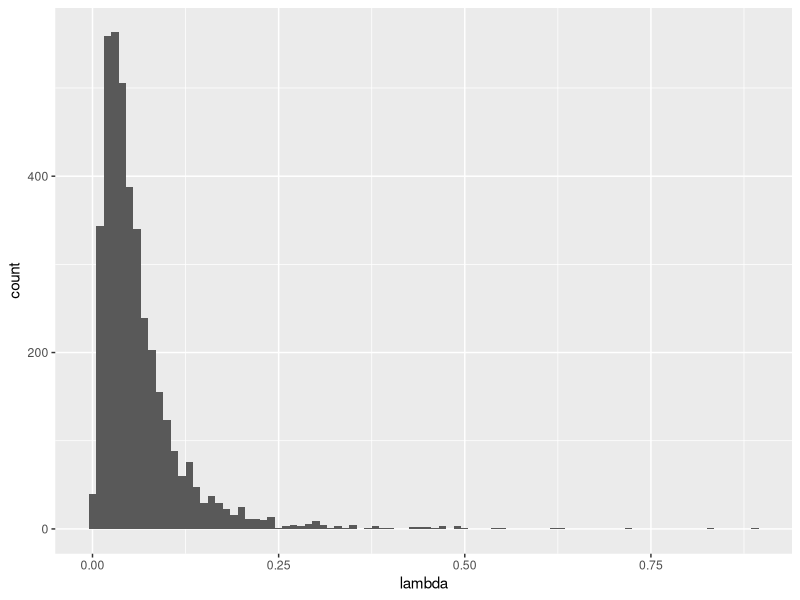
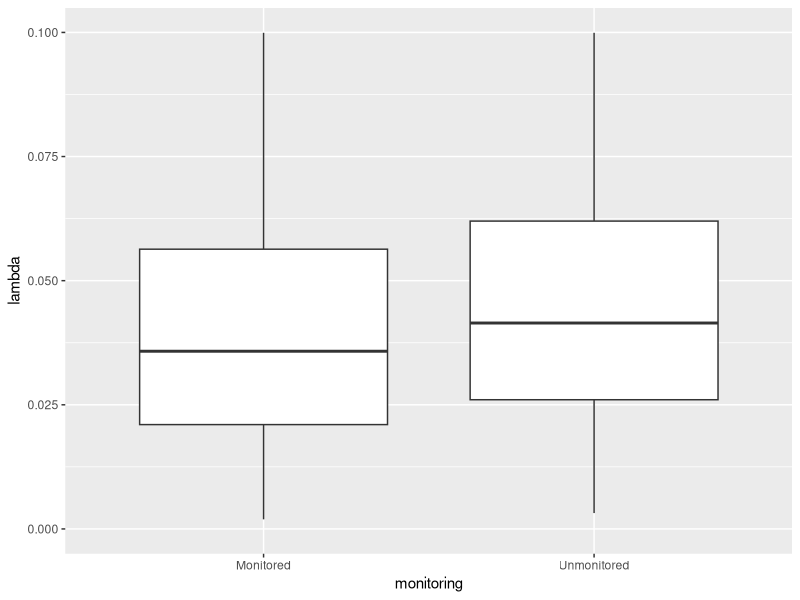
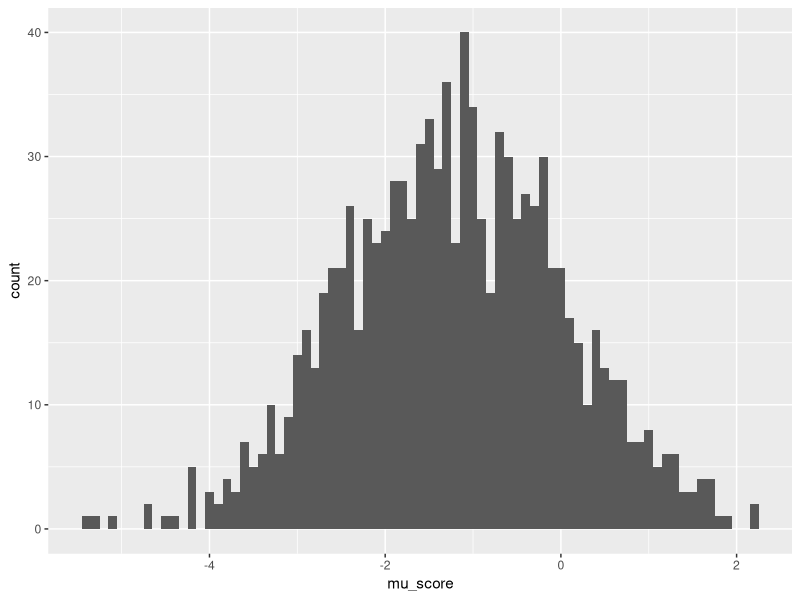
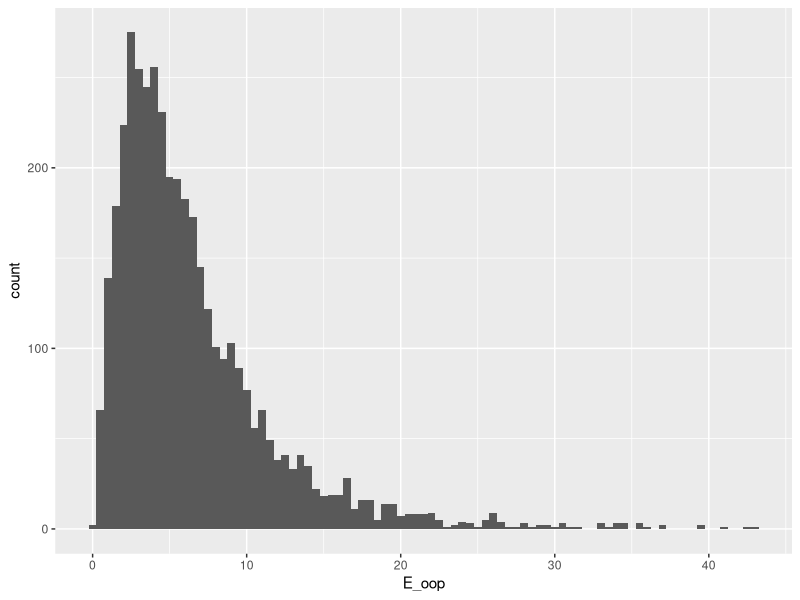
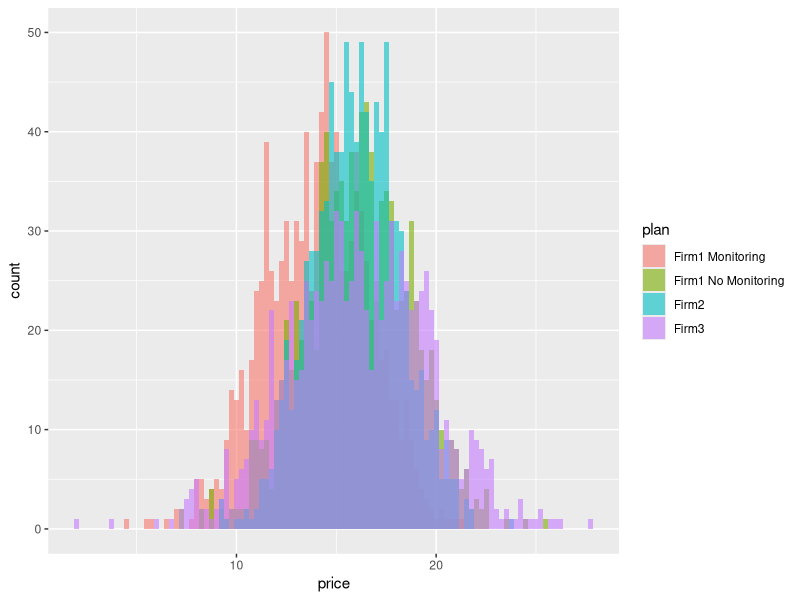
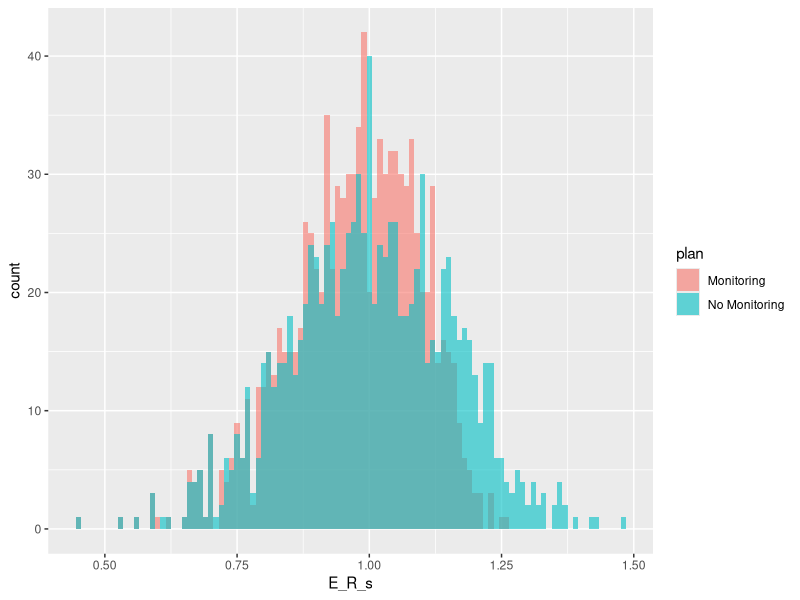
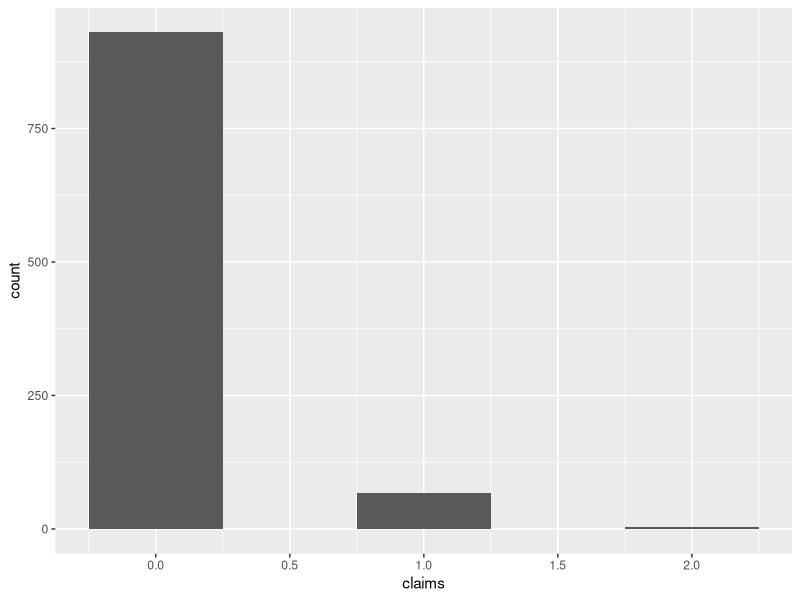
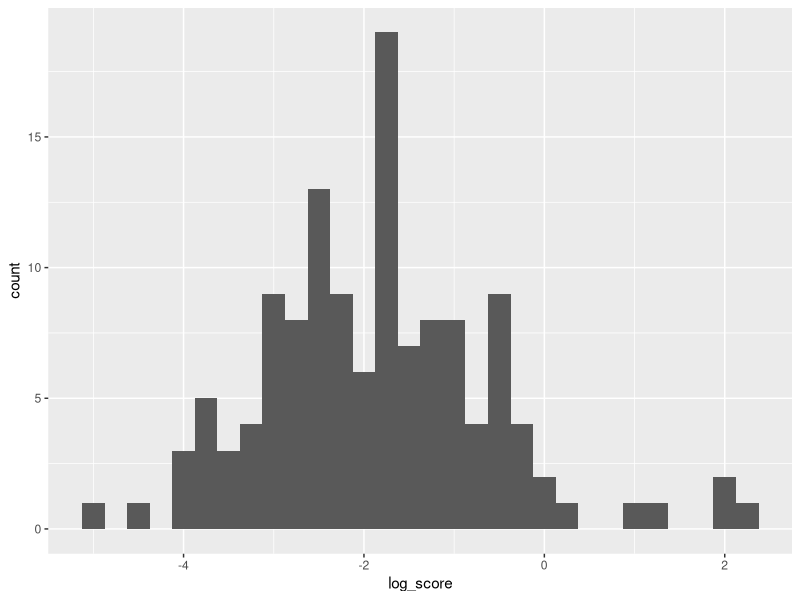

The R script that drew these images, in order: (Note: this script raises an error after producing the figures.)
## ---- chunk 1
knitr::opts_chunk$set(echo = TRUE, eval = FALSE, cache = TRUE)
library(bookdown)
library(magrittr)
library(tidyverse)
library(MASS)
## ---- chunk 2
rm(list = ls())

N <- 10^3
T <- 1
D <- 4

# set the seed
set.seed(1)

## True Parameters
sigma_lambda <- 0.1
theta_lambda <- c(-3, -0.5, 1, -1, 1, -0.5)

## Covariates
mu_x_t0 <- rep(0, 4)
mu_x_t1 <- rep(0, 4)
sigma_x <- diag(0.25, 4)

X_t0 <- mvrnorm(N, mu_x_t0, sigma_x)
X_t1 <- 0.5*X_t0 + 0.5*mvrnorm(N, mu_x_t1, sigma_x)

X <- X_t0 %>% 
  rbind(X_t0) %>% 
  rbind(X_t1) %>% 
  rbind(X_t1)

colnames(X) <- c(paste("x", 1:4, sep = "_"))

X_lambda <- expand.grid(i = 1:N, m = 0:1, t = 0:1) %>% 
  tibble::as_tibble() %>% 
  cbind(X)

## mu_lambda
mu_lambda <- X_lambda %>% 
  dplyr::mutate(mu_lambda = theta_lambda[1]
                + theta_lambda[2]*x_1 + theta_lambda[3]*x_2
                + theta_lambda[4]*x_3 + theta_lambda[5]*x_4
                + theta_lambda[6]*ifelse(m == 1 & t == 0, 1, 0))

## epsilon_lambda
epsilon_lambda <- expand.grid(i = 1:N) %>% 
  tibble::as_tibble() %>% 
  dplyr::mutate(epsilon_lambda = rnorm(N, 0, sigma_lambda))

## lambda
lambda <- mu_lambda %>% 
  dplyr::left_join(epsilon_lambda, by = c("i")) %>% 
  dplyr::mutate(lambda = exp(mu_lambda + epsilon_lambda))

## ---- chunk 3
## Visualize 
g_lambda <- lambda %>% 
  ggplot(aes(x = lambda)) + 
  geom_histogram(binwidth = 0.01)

plot(g_lambda)
## ---- chunk 4
## Visualize lambda and monitoring opt-in
g_lambda_monitoring <- lambda %>% 
  dplyr::mutate(monitoring = ifelse(m == 1, "Monitored", "Unmonitored")) %>% 
  ggplot(aes(x = monitoring, y = lambda)) + 
  geom_boxplot() + 
  scale_y_continuous(limits=c(0, 0.1))

plot(g_lambda_monitoring)
## ---- chunk 5
## Generate expectations of score
theta_score <- c(-3, -0.5, 2, 1)
sigma_score <- 0.25

score <- lambda %>% 
  dplyr::filter(t == 0, m == 1) %>% 
  dplyr::mutate(mu_score = theta_score[1] + theta_score[2]*log(lambda)
                + theta_score[3]*x_1 + theta_score[4]*x_2,
                E_score = exp(mu_score + sigma_score^2 / 2)) %>% 
  dplyr::select(i, m, t, mu_score, E_score)

## Visualize Score
g_mu_score <- score %>% 
  ggplot(aes(x = mu_score)) + 
  geom_histogram(binwidth = 0.1)

plot(g_mu_score)
## ---- chunk 6
## Expectation of Out-of-Pocket
policy_limit <- 1000
l0 <- 500
a_l <- 2.5

E_oop <- lambda %>% 
  dplyr::mutate(prob_C1 = lambda * exp(-lambda),
                E_oop = prob_C1 * (l0^(a_l)/(a_l - 1))*policy_limit^(-a_l + 1),
                E_oop_sq = prob_C1 * ((2 * l0^(a_l)) / ((a_l - 1) * (a_l - 1))) * policy_limit^(-a_l + 2)) %>% 
  dplyr::select(i, m, t, E_oop, E_oop_sq)

## Visualize OOP
g_oop <- E_oop %>% 
  ggplot(aes(x = E_oop)) + 
  geom_histogram(binwidth = 0.5)

plot(g_oop)

## ---- chunk 7

price_par_t0_d1 <- c(15, 3, 2, 3, -2)
price_par_t0_d2 <- c(15, 3, 2, 3, -2)
price_par_t0_d3 <- c(15, 1, 3, 2, -2)
price_par_t0_d4 <- c(15, 4, 5, 1, -2)

price_gen_d <- function(choice_t0, D, price_par_t0){
  output <- choice_t0 %>% 
    dplyr::filter(d == D) %>% 
    dplyr::mutate(price = 
                    price_par_t0[1] +
                    price_par_t0[2]*x_1 + 
                    price_par_t0[3]*x_2 + 
                    price_par_t0[4]*x_3 +
                    price_par_t0[5]*m +
                    rnorm(N, 1, 1)) %>% 
    dplyr::select(i, d, t, m, f, price)
}

## Generate Price
price_gen_t0 <- function(choice_t0,
                         price_par_t0_d1, price_par_t0_d2,
                         price_par_t0_d3, price_par_t0_d4){
  
  price <- price_gen_d(choice_t0, 1, price_par_t0_d1) %>% 
    rbind(price_gen_d(choice_t0, 2, price_par_t0_d2)) %>% 
    rbind(price_gen_d(choice_t0, 3, price_par_t0_d3)) %>% 
    rbind(price_gen_d(choice_t0, 4, price_par_t0_d4))
  
  output <- choice_t0 %>% 
    dplyr::left_join(price, by = c("i", "d", "t", "m", "f"))
  
  return(output) 
}

## Generate Prior Firm

prior_firm_t0 <- expand.grid(i = 1:N) %>% 
  tibble::as_tibble() %>% 
  dplyr::mutate(prior_firm = sample(1:4, size = N, replace = T, prob = c(0, 0.4, 0.35, 0.25)))


## True Parameters
### Inertia

eta_f <- c(5, 1, 2, 2)
xi <- c(1, -2.5)

### Renewal Price
alpha_m0 <- c(20, 5, 3)
alpha_m1 <- c(20, 5, 3, -1)
beta <- 20

### Risk Aversion
risk_aversion <- 10^(-4)

## Generate Choice

choice_t0 <- expand.grid(i = 1:N, d = 1:D, t = 0) %>% 
  tibble::as_tibble() %>% 
  dplyr::mutate(m = ifelse(d == 1, 1, 0),
                f = dplyr::case_when(
                  d <= 2 ~ 1,
                  d == 3 ~ 2,
                  d == 4 ~ 3)) %>% 
  dplyr::left_join(lambda, by = c("i", "m", "t")) %>% 
  dplyr::left_join(score, by = c("i", "m", "t")) %>% 
  dplyr::left_join(E_oop, by = c("i", "m", "t")) %>% 
  price_gen_t0(price_par_t0_d1, price_par_t0_d2, price_par_t0_d3, price_par_t0_d4) %>% 
  dplyr::left_join(prior_firm_t0, by = c("i")) %>% 
  dplyr::mutate(inertia = eta_f[1] + eta_f[2]*x_1 + eta_f[3]*x_2 + eta_f[4]*x_3,
                monitoring_disutility = xi[1] + xi[2]*log(lambda),
                demand_friction = ifelse(d == prior_firm, 0, inertia) + 
                  ifelse(d == 1, monitoring_disutility, 0)) %>% 
  dplyr::mutate(E_R_s = ifelse(m == 0, 
                           (alpha_m0[1] + alpha_m0[2]*x_1 + alpha_m0[3]*x_2) / beta,
                           (alpha_m1[1] + alpha_m1[2]*x_1 + alpha_m1[3]*x_2 + alpha_m1[4]*E_score) / beta),
                E_R_s_sq = E_R_s / beta,
                E_R_C = 0.98 * exp(-lambda) + 1.2 * (1 - exp(-lambda)),
                E_R_C_sq = 0.98^2 * exp(-lambda) + 1.2^2 * (1 - exp(-lambda)),
                E_renewal_price = price * E_R_s * E_R_C,
                E_renewal_price_sq = price^2 * E_R_s_sq * E_R_C_sq) %>% 
  dplyr::mutate(h = - price - demand_friction - E_oop - E_renewal_price,
                h_sq = price^2 - demand_friction^2 + E_oop_sq + E_renewal_price_sq
                + 2*price*demand_friction + 2*price*E_oop + 2*price*E_renewal_price
                + 2*demand_friction*E_oop + 2*demand_friction*E_renewal_price
                + 2*E_oop*E_renewal_price)

# draw idiosyncratic shocks
e_t0 <- evd::rgev(dim(choice_t0)[1])

choice_t0 <- cbind(choice_t0, e_t0) %>% 
  dplyr::mutate(v = h - (risk_aversion / 2)*h_sq,
                u = v + e_t0) %>% 
  dplyr::group_by(i, t) %>% 
  dplyr::mutate(choice = ifelse(u == max(u), 1, 0)) %>% 
  dplyr::ungroup()

summary(choice_t0)

summarize_choice <- choice_t0 %>% 
  dplyr::group_by(d) %>% 
  dplyr::summarise(share = mean(choice))

summarize_choice
## ---- chunk 8
## Visualize Price in t = 0
g_price_t0 <- choice_t0 %>% 
  dplyr::mutate(plan = dplyr::case_when(d == 1 ~ "Firm1 Monitoring",
                                        d == 2 ~ "Firm1 No Monitoring",
                                        d == 3 ~ "Firm2",
                                        d == 4 ~ "Firm3")) %>% 
  ggplot(aes(x = price, fill = plan)) + 
  geom_histogram(position = "identity", alpha = 0.6, binwidth = 0.25)

plot(g_price_t0)

## ---- chunk 9
## Visualize E_R_s in t = 0
g_E_R_s_t0 <- choice_t0 %>% 
  dplyr::filter(f == 1) %>% 
  dplyr::mutate(plan = dplyr::case_when(m == 1 ~ "Monitoring",
                                        m == 0 ~ "No Monitoring")) %>% 
  ggplot(aes(x = E_R_s, fill = plan)) + 
  geom_histogram(position = "identity", alpha = 0.6, binwidth = 0.01)

plot(g_E_R_s_t0)

## ---- chunk 10
## Claims Count
cost_t0 <- choice_t0 %>% 
  dplyr::filter(choice == 1) %>% 
  dplyr::mutate(claims = rpois(N, lambda = lambda))

## Severity
# max_claims <- max(cost_t0$claims)
# 
# claims_mat <- matrix(rep(0, N * max_claims), nrow = N)
# severity <- matrix(l0*runif(N * max_claims)^(-1/a_l), nrow = N)
# 
# colnames(severity) <- paste("sev_", 1:max_claims, sep = "")
# 
# cost_t0 <- cbind(cost_t0, severity)

## Monitoring Score
cost_t0 <- cost_t0 %>% 
  dplyr::mutate(score = rlnorm(N, mu_score, sigma_score),
                score = ifelse(m == 1, score, 1),
                log_score = log(score)) %>% 
  dplyr::select(i, claims, matches("sev."), score, log_score)

## ---- chunk 11
## Visualize realized claims count
g_realized_claims_count <- cost_t0 %>%
  ggplot(aes(x = claims)) + 
  geom_histogram(binwidth = 0.5)

plot(g_realized_claims_count)

## ---- chunk 12
## Visualize realized score
g_realized_score <- cost_t0 %>%
  dplyr::filter(score != 1) %>% 
  ggplot(aes(x = log_score)) + 
  geom_histogram(binwidth = 0.25)

plot(g_realized_score)

## ---- chunk 13
## Prior Choice and Firm
prior_firm_t1 <- choice_t0 %>% 
  dplyr::filter(choice == 1) %>% 
  dplyr::mutate(prior_choice = d * choice,
                prior_firm = f * choice) %>% 
  dplyr::select(i, prior_choice, prior_firm)

### Prior Price
prior_price_t1 <- choice_t0 %>% 
  dplyr::left_join(prior_firm_t1, by = c("i")) %>% 
  dplyr::mutate(prior_price = price,
                flg = dplyr::case_when(prior_choice == 1 & d != 2 ~ 1,
                                       prior_choice > 1 & d != 1 ~ 1,
                                       TRUE ~ 0)) %>% 
  dplyr::filter(flg == 1) %>% 
  dplyr::select(i, f, prior_price) %>% 
  dplyr::arrange(i)

## Choice in t = 1
choice_t1 <- expand.grid(i = 1:N, d = 1:(D - 1), t = 1) %>% 
  tibble::as_tibble() %>% 
  dplyr::mutate(m = 0,
                f = d) %>% 
  dplyr::left_join(prior_firm_t1, by = c("i")) %>% 
  dplyr::left_join(prior_price_t1, by = c("i", "f")) %>% 
  dplyr::left_join(lambda, by = c("i", "m", "t")) %>% 
  dplyr::left_join(E_oop, by = c("i", "m", "t")) %>% 
  dplyr::left_join(cost_t0, by = c("i")) %>% 
  dplyr::mutate(gamma_alpha = ifelse(score == 1,
                                     alpha_m0[1] + alpha_m0[2]*x_1 + alpha_m0[3]*x_2,
                                     alpha_m1[1] + alpha_m1[2]*x_1 + alpha_m1[3]*x_2 + alpha_m1[4]*score)) %>% 
  dplyr::mutate(R_s = rgamma(N * (D - 1), gamma_alpha, beta),
                R_C = ifelse(claims == 0, 0.98, 1.2),
                price = prior_price * R_s * R_C) %>% 
  dplyr::mutate(inertia = eta_f[1] + eta_f[2]*x_1 + eta_f[3]*x_2 + eta_f[4]*x_3,
                demand_friction = ifelse(d == prior_firm, 0, inertia)) %>%   
  dplyr::mutate(E_R_s = ifelse(m == 0, 
                           (alpha_m0[1] + alpha_m0[2]*x_1 + alpha_m0[3]*x_2) / beta,
                           (alpha_m1[1] + alpha_m1[2]*x_1 + alpha_m1[3]*x_2 + alpha_m1[4]*E_score) / beta),
                E_R_s_sq = E_R_s / beta,
                E_R_C = 0.98 * exp(-lambda) + 1.2 * (1 - exp(-lambda)),
                E_R_C_sq = 0.98^2 * exp(-lambda) + 1.2^2 * (1 - exp(-lambda)),
                E_renewal_price = price * E_R_s * E_R_C,
                E_renewal_price_sq = price^2 * E_R_s_sq * E_R_C_sq) %>% 
  dplyr::mutate(h = - price - demand_friction - E_oop - E_renewal_price,
                h_sq = price^2 - demand_friction^2 + E_oop_sq + E_renewal_price_sq
                + 2*price*demand_friction + 2*price*E_oop + 2*price*E_renewal_price
                + 2*demand_friction*E_oop + 2*demand_friction*E_renewal_price
                + 2*E_oop*E_renewal_price) %>% 
  dplyr::arrange(i)

# draw idiosyncratic shocks
e_t1 <- evd::rgev(dim(choice_t1)[1])

choice_t1 <- cbind(choice_t1, e_t1) %>% 
  dplyr::mutate(v = h - (risk_aversion / 2)*h_sq,
                u = v + e_t1) %>% 
  dplyr::group_by(i, t) %>% 
  dplyr::mutate(choice = ifelse(u == max(u), 1, 0)) %>% 
  dplyr::ungroup()

summary(choice_t1)

summarize_choice_t1 <- choice_t1 %>% 
  dplyr::group_by(d) %>% 
  dplyr::summarise(share = mean(choice))

summarize_choice_t1
## ---- chunk 14
## Visualize Price in t = 1
g_price_t1 <- choice_t1 %>% 
  dplyr::mutate(plan = dplyr::case_when(d == 1 ~ "Firm1",
                                        d == 2 ~ "Firm2",
                                        d == 3 ~ "Firm3"),
                prior_plan = dplyr::case_when(prior_choice == 1 ~ "Firm1 Monitoring",
                                              prior_choice == 2 ~ "Firm1 No Monitoring",
                                              prior_choice == 3 ~ "Firm2",
                                              prior_choice == 4 ~ "Firm3")) %>% 
  ggplot(aes(x = price, fill = prior_plan)) + 
  geom_histogram(position = "identity", alpha = 0.6, binwidth = 0.25)

plot(g_price_t1)

## ---- chunk 15
## Visualize Realized R_s in t = 1
g_R_s_t1 <- choice_t1 %>% 
  dplyr::mutate(plan = dplyr::case_when(d == 1 ~ "Firm1",
                                        d == 2 ~ "Firm2",
                                        d == 3 ~ "Firm3"),
                prior_plan = dplyr::case_when(prior_choice == 1 ~ "Firm1 Monitoring",
                                              prior_choice == 2 ~ "Firm1 No Monitoring",
                                              prior_choice == 3 ~ "Firm2",
                                              prior_choice == 4 ~ "Firm3")) %>% 
  ggplot(aes(x = R_s, fill = prior_plan)) + 
  geom_histogram(position = "identity", alpha = 0.4, binwidth = 0.025)

plot(g_R_s_t1)

## ---- chunk 16

df_t0 <- choice_t0 %>% 
  dplyr::select(i, d, t, m, f, x_1, x_2, x_3, x_4, price, prior_firm, choice)
df_t1 <- choice_t1 %>% 
  dplyr::select(i, d, t, m, f, x_1, x_2, x_3, x_4, price, prior_firm, choice, claims, score, R_s, R_C)

df <- dplyr::bind_rows(df_t0, df_t1) %>% 
  dplyr::arrange(t, i, d)

## ---- chunk 17

## Generate Lambda

gen_lambda <- function(df, cost_par, R){
  # Parameters
  theta_lambda <- cost_par[1:6]
  sigma_lambda <- cost_par[7]
  
  # Generate mu_lambda
  output <- df %>% 
    dplyr::mutate(mu_lambda = theta_lambda[1]
                  + theta_lambda[2]*x_1 + theta_lambda[3]*x_2
                  + theta_lambda[4]*x_3 + theta_lambda[5]*x_4
                  + theta_lambda[6]*ifelse(m == 1 & t == 0, 1, 0))
  
  # Generate epsilon_lambda (draw R times)
  epsilon_lambda <- matrix(rnorm(N * R, 0, sigma_lambda), nrow = N)
  colnames(epsilon_lambda) <- c(paste("lambda", 1:R, sep = "_"))
  
  epsilon_lambda <- data.frame(expand_grid(i = 1:N), epsilon_lambda) %>% 
    tibble::as_tibble()

  ## lambda
  output <- output %>%
    dplyr::left_join(epsilon_lambda, by = c("i")) %>%
    dplyr::mutate_at(.vars = vars(starts_with("lambda")),
                     .funs = ~ exp(mu_lambda + .)) %>% 
    dplyr::select(-mu_lambda)
 
  return(output)
}

# Calculate Choice Probability
cal_v <- function(df, theta, cost_par, R, lambda){
 # Parameters
  eta_f <- theta[1:4]
  xi <- theta[5:6]
  alpha_m0 <- theta[7:9]
  alpha_m1 <- theta[10:13]
  beta <- theta[14]
  risk_aversion <- theta[15]
  
  # Cost Parameters
  theta_score <- cost_par[8:11]
  sigma_score <- cost_par[12]
  l0 <- cost_par[13]
  a_l <- cost_par[14]
  
  ## Lambda
  lambda <- lambda
  
  # Price
  price <- df$price * matrix(rep(1, dim(df)[1] * R), nrow = dim(df)[1])
  colnames(price) <- c(paste("price", 1:R, sep = "_"))
  
  price <- data.frame(price) %>% 
    tibble::as_tibble()  
  
  # Generate Demand Friction
  demand_friction <- lambda %>% 
    dplyr::mutate_at(vars(starts_with("lambda")),
                     funs(ifelse(d == prior_firm, 
                                 0,  
                                 eta_f[1] + eta_f[2]*x_1 + eta_f[3]*x_2 + eta_f[4]*x_3) 
                          + ifelse(d == 1 & t == 0, 
                                   xi[1] + xi[2]*log(.), 
                                   0))) %>% 
    dplyr::rename_with(\(x) str_replace(x, "lambda", "demand_friction"), 
                       starts_with("lambda")) %>% 
    dplyr::select(matches("demand_friction"))
  
  # Generate E_score
  E_score <- lambda %>% 
    dplyr::mutate_at(vars(starts_with("lambda")),
                     funs(ifelse(t == 0 & m == 1,
                                 exp(theta_score[1] + theta_score[2]*log(.)
                                     + theta_score[3]*x_1 + theta_score[4]*x_2
                                     + sigma_score^2 / 2),
                                 0))) %>% 
    dplyr::rename_with(\(x) str_replace(x, "lambda", "E_score"), 
                       starts_with("lambda"))
  
  # Generate E_oop
  E_oop <- lambda %>% 
    dplyr::mutate_at(vars(starts_with("lambda")),
                     funs(.*exp(-.)*(l0^(a_l)/(a_l - 1))*policy_limit^(-a_l + 1))) %>% 
    dplyr::rename_with(\(x) str_replace(x, "lambda", "E_oop"), 
                       starts_with("lambda")) %>% 
    dplyr::select(matches("E_oop"))
  
  # Generate E_oop_sq
  E_oop_sq <- lambda %>% 
    dplyr::mutate_at(vars(starts_with("lambda")),
                     funs(.*exp(-.)*((2 * l0^(a_l)) / ((a_l - 1) * (a_l - 1))) * policy_limit^(-a_l + 2))) %>% 
    dplyr::rename_with(\(x) str_replace(x, "lambda", "E_oop_sq"), 
                       starts_with("lambda")) %>% 
    dplyr::select(matches("E_oop_sq"))

  # Generate E_R_s
  E_R_s <- E_score %>% 
    dplyr::mutate_at(vars(starts_with("E_score")),
                     funs(ifelse(t == 0 & m == 1,
                                 (alpha_m1[1] + alpha_m1[2]*x_1 + alpha_m1[3]*x_2 + alpha_m1[4]*.) / beta,
                                 (alpha_m0[1] + alpha_m0[2]*x_1 + alpha_m0[3]*x_2) / beta))) %>% 
    dplyr::rename_with(\(x) str_replace(x, "E_score", "E_R_s"), 
                       starts_with("E_score")) %>% 
    dplyr::select(matches("E_R_s"))

  # Generate E_R_s_sq
  E_R_s_sq <- E_score %>% 
    dplyr::mutate_at(vars(starts_with("E_score")),
                     funs(ifelse(t == 0 & m == 1,
                                 (alpha_m1[1] + alpha_m1[2]*x_1 + alpha_m1[3]*x_2 + alpha_m1[4]*.) / beta^2,
                                 (alpha_m0[1] + alpha_m0[2]*x_1 + alpha_m0[3]*x_2) / beta^2))) %>% 
    dplyr::rename_with(\(x) str_replace(x, "E_score", "E_R_s_sq"), 
                       starts_with("E_score")) %>% 
    dplyr::select(matches("E_R_s_sq"))  
  
  # Generate E_R_C
  E_R_C <- lambda %>% 
    dplyr::mutate_at(vars(starts_with("lambda")),
                     funs(0.98 * exp(-.) + 1.2 * (1 - exp(-.)))) %>% 
    dplyr::rename_with(\(x) str_replace(x, "lambda", "E_R_C"), 
                       starts_with("lambda")) %>% 
    dplyr::select(matches("E_R_C"))

  # Generate E_R_C_sq
  E_R_C_sq <- lambda %>% 
    dplyr::mutate_at(vars(starts_with("lambda")),
                     funs(0.98^2 * exp(-.) + 1.2^2 * (1 - exp(-.)))) %>% 
    dplyr::rename_with(\(x) str_replace(x, "lambda", "E_R_C_sq"), 
                       starts_with("lambda")) %>% 
    dplyr::select(matches("E_R_C_sq"))
  
  # Calculate E_h
  E_h <- - price - demand_friction - E_oop - E_R_s * E_R_C * price
  E_h <- E_h %>% 
    dplyr::rename_with(\(x) str_replace(x, "price", "E_h"), 
                       starts_with("price"))
  
  # Calculate E_h_sq
  E_h_sq <- price^2 + demand_friction^2 + E_oop_sq + E_R_s_sq*E_R_C_sq*price^2
  + 2*price*demand_friction + 2*price*E_oop + 2*price*(E_R_s*E_R_C*price)
  + 2*demand_friction*E_oop + 2*demand_friction*(E_R_s*E_R_C*price)
  + 2*E_oop*(E_R_s*E_R_C*price)
    
  E_h_sq <- E_h_sq %>% 
    dplyr::rename_with(\(x) str_replace(x, "price", "E_h_sq"), 
                       starts_with("price"))
  
  # Calculate v
  v <- (E_h - (risk_aversion / 2) * E_h_sq) %>% 
    dplyr::rename_with(\(x) str_replace(x, "E_h", "v"), 
                       starts_with("E_h"))
  
  output <- df %>% 
    dplyr::bind_cols(v)
  
  return(output)
}
    
cal_choice_probability <- function(df, theta, cost_par, R, lambda){
  ## Calculate v
  v <- cal_v(df, theta, cost_par, R, lambda)
  
  ## Calculate Choice Probability
  output <- v %>% 
    dplyr::group_by(i, t) %>% 
    dplyr::mutate_at(vars(starts_with("v")),
                     funs(exp(.) / sum(exp(.)))) %>% 
    dplyr::ungroup() %>% 
    dplyr::rename_with(\(x) str_replace(x, "v", "choice_probability"), 
                       starts_with("v")) 
}


# Log-likelihood for Choice Probability

LL_choice <- function(df, theta, cost_par, R, lambda){
  ## Calculate Choice Probability
  choice_probability <- cal_choice_probability(df, theta, cost_par, R, lambda)
  
  ## Calculate Log-likelihood
  LL_choice <- choice_probability %>% 
    dplyr::mutate_at(vars(starts_with("choice_probability")),
                     funs(choice * log(.))) %>% 
    dplyr::summarise_at(vars(starts_with("choice_probability")),
                        funs(sum(.)))
  
  LL_choice <- as.matrix(LL_choice) %>% 
    apply(1, mean)
  
  # Output
  output <- LL_choice

  return(output)
}

# Log-likelihood for Renewal Price

LL_renewal_price <- function(df, theta, cost_par, lambda){
  # Parameters
  alpha_m0 <- theta[7:9]
  alpha_m1 <- theta[10:13]
  beta <- theta[14]
  
  # Generate log-likelihood of R_s
  ## In the paper, we assume away uncertainty in s
  R_s <- df %>% 
    dplyr::filter(t == 1) %>% 
    dplyr::mutate(gamma_alpha = ifelse(score == 1,
                                       alpha_m0[1] + alpha_m0[2]*x_1 + alpha_m0[3]*x_2,
                                       alpha_m1[1] + alpha_m1[2]*x_1 + alpha_m1[3]*x_2 + alpha_m1[4]*score),
                  LL_gamma = log(((beta^gamma_alpha)/gamma(gamma_alpha)) * R_s^(gamma_alpha - 1) * exp(-beta * R_s)))
  
  LL_R_s <- sum(R_s$LL_gamma)
  
  ## 作ったが、Choice Modelの推定においては不要
  # Generate log-likelihood of R_C
  ## We first match lambda in t = 0, since claim surcharge is resulted from lambda in t = 0
  
  # lambda_t0 <- lambda %>% 
  #   dplyr::filter(t == 0, f == 1) %>% 
  #   dplyr::select(i, m, matches("lambda"))
  # 
  # R_C <- df %>% 
  #   dplyr::filter(t == 1) %>% 
  #   dplyr::mutate(m = ifelse(score == 1, 0, 1)) %>% 
  #   dplyr::left_join(lambda_t0, by = c("i", "m")) %>% 
  #   dplyr::mutate_at(vars(starts_with("lambda")),
  #                    funs((exp(-.)^(R_C == 0.98)) * (1 - exp(-.)^(R_C == 1.2)))) %>% 
  #   dplyr::rename_with(\(x) str_replace(x, "lambda", "LL_surcharge"), 
  #                      starts_with("lambda")) %>% 
  #   dplyr::summarise_at(vars(starts_with("LL_surcharge")),
  #                       funs(sum(.)))
  # 
  # LL_R_C <- as.matrix(R_C) %>% 
  #   apply(1, mean)
  
  output <- LL_R_s
  
  return(output)
}


## Simulated Log-likelihood

SLL <- function(df, theta, cost_par, R, lambda){
  ## Choice Probability
  LL_choice <- LL_choice(df, theta, cost_par, R, lambda)
  
  ## Renewal Price
  LL_renewal_price <- LL_renewal_price(df, theta, cost_par, lambda)
  
  ## Output
  output <- (-1) * (LL_choice + LL_renewal_price)
  print(output)
  
  return(output)
}

## ---- chunk 18
# Cost Parameters
cost_par <- 0
cost_par[1:6] <- theta_lambda
cost_par[7] <- sigma_lambda
cost_par[8:11] <- theta_score
cost_par[12] <- sigma_score
cost_par[13] <- l0
cost_par[14] <- a_l

# Choice Parameters
theta <- 0
theta[1:4] <- eta_f
theta[5:6] <- xi
theta[7:9] <- alpha_m0
theta[10:13] <- alpha_m1
theta[14] <- beta
theta[15] <- risk_aversion

# Generate lambda
R <- 50
lambda <- gen_lambda(df, cost_par, R)

## Initial Value
# x0 <- rep(1, length(theta))
# x0[7] <- 20
# x0[10] <- 20
# x0[14] <- 20
# x0[15] <- 0

x0 <- numeric(length(theta))
x0[7] <- 1
x0[10] <- 1
x0[14] <- 1

x0 <- theta

## Optimization
res <- optim(par = x0,
             fn = SLL, 
             control = list(maxit = 10^6),
             method = "Nelder-Mead",
             df = df, 
             cost_par = cost_par, 
             R = R,
             lambda = lambda)
  
theta_est <- res$par

## ---- chunk 19

table <- cbind(theta, theta_est)
table <- format(round(table, 3), 3)

colnames(table) <- c("true", "estimates")
rownames(table) <- c("eta_f", "", "", "", 
                     "xi", "", 
                     "alpha_m0", "", "", "", 
                     "alpha_m1", "", "", 
                     "beta",
                     "risk_aversion")
table

## ---- chunk 20
# Number of Draws
L <- 100
K <- 50

## df for t = 0
df_t0 <- df %>% 
  dplyr::filter(t == 0)

## Simulate Private Risk Lambda
sim_lambda <- gen_lambda(df_t0, cost_par, L)

## Calculate Certainty Equivalent for Each Draw
### theta_estを入れるのが正しいが挙動確認のためthetaを入れている
cal_certainty_equivalent <- function(df, theta, cost_par, R, lambda){
  ## Risk Aversion
  risk_aversion <- theta[15]
  
  ## Calculate CE
  ### We apply `cal_v` to obtain v
  output <- cal_v(df, theta, cost_par, R, lambda) %>% 
    dplyr::mutate_at(vars(starts_with("v")),
                     funs(1 / risk_aversion - sqrt((1 / risk_aversion^2) - 2*. / risk_aversion))) %>% 
    dplyr::rename_with(\(x) str_replace(x, "v", "certatinty_equivalent"), 
                       starts_with("v"))

  return(output)
}

sim_renewal_price <- function(df, theta, cost_par, R, lambda){
  ## Generate Claims
  lambda_mat <- lambda %>% 
    dplyr::select(starts_with("lambda")) %>% 
    as.matrix()
  
  claims <- matrix(rpois(dim(df)[1]*L*K, lambda = lambda_mat), nrow = dim(df)[1])
  colnames(claims) <- paste("claims", 1:(L*K), sep = "_")
  
  claims <- data.frame(claims) %>% 
    tibble::as_tibble()  
  
  ## Generate Monitoring Score
  theta_score <- cost_par[8:11]
  sigma_score <- cost_par[12]

  mu_score <- lambda %>%
    dplyr::mutate_at(vars(starts_with("lambda")),
                     funs(theta_score[1] + theta_score[2]*log(.)
                          + theta_score[3]*x_1 + theta_score[4]*x_2)) %>%
    dplyr::rename_with(\(x) str_replace(x, "lambda", "mu_score"),
                       starts_with("lambda")) %>%
    dplyr::select(starts_with("mu_score")) %>%
    as.matrix()
  
  score <- matrix(rlnorm(dim(df)[1]*L*K, mu_score, sigma_score), nrow = dim(df)[1])
  colnames(score) <- paste("score", 1:(L*K), sep = "_")

  score <- data.frame(score) %>%
    tibble::as_tibble()
  
  ## Calculate Claim Surcharge R_C
  R_C <- claims %>% 
    dplyr::mutate_at(vars(starts_with("claims")),
                     funs(ifelse(. == 0, 0.98, 1.2))) %>%
    dplyr::rename_with(\(x) str_replace(x, "claims", "R_C"),
                       starts_with("claims"))

  ## Calculate Base R_s
  ### Note that, for simplicity, assume that R0 is deterministic conditional on s. In reality, the spread of baseline R0 without monitoring may have subtle nonlinear effects on consumer choice, which we assume away
  alpha_m0 <- theta[7:9]
  alpha_m1 <- theta[10:13]
  beta <- theta[14]
  
  R_s <- df %>% 
    dplyr::select(m, x_1, x_2) %>% 
    dplyr::bind_cols(score) %>% 
    dplyr::mutate_at(vars(starts_with("score")),
                     funs(ifelse(m == 0,
                                 (alpha_m0[1] + alpha_m0[2]*x_1 + alpha_m0[3]*x_2) / beta,
                                 (alpha_m1[1] + alpha_m1[2]*x_1 + alpha_m1[3]*x_2 + alpha_m1[4]*.) / beta))) %>%
    dplyr::rename_with(\(x) str_replace(x, "score", "R_s"),
                       starts_with("score")) %>% 
      dplyr::select(-c(m, x_1, x_2))
  
  ## Calculate Base Renewal Price
  price <- df$price * matrix(rep(1, dim(df)[1] * L * K), nrow = dim(df)[1])
  colnames(price) <- c(paste("price", 1:(L * K), sep = "_"))
  
  price <- data.frame(price) %>% 
    tibble::as_tibble()
  
  output <- price * R_C * R_s
  
  return(output)
}

tmp_score <- sim_renewal_price(df_t0, theta, cost_par, R, sim_lambda)
